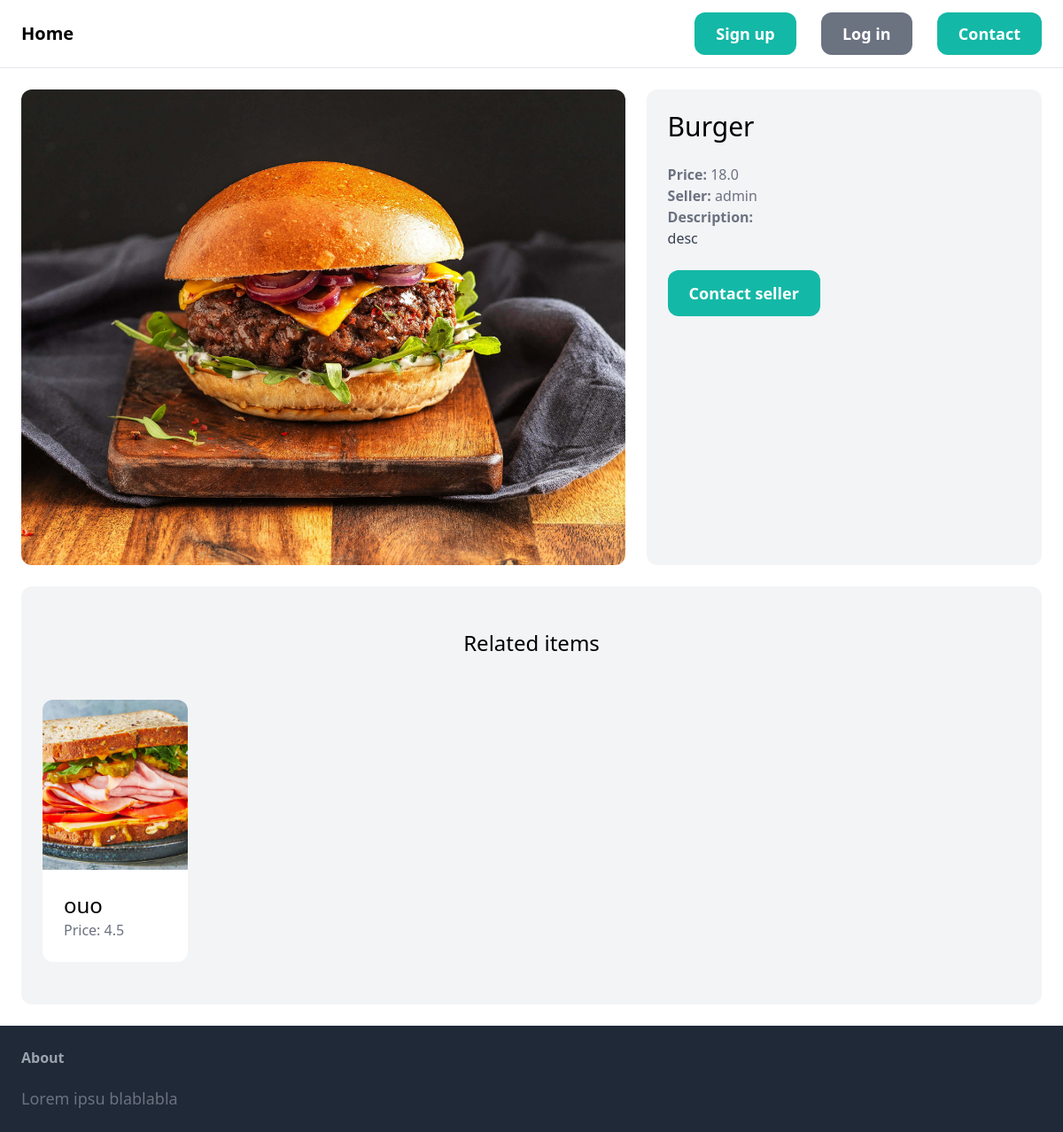
Page /items/1/ on the committed database.
### item/models.py (models this page shows, shortened)
class Item(models.Model):
    category = models.ForeignKey(Category, related_name='items', on_delete=models.CASCADE)
    name = models.CharField(max_length=255)
    description = models.TextField(blank=True, null=True)
    price = models.FloatField()
    image = models.ImageField(upload_to='item_images', blank=True, null=True)
    is_sold = models.BooleanField(default=False)
    created_by = models.ForeignKey(User, related_name='items', on_delete=models.CASCADE)
    create_at=models.DateTimeField(auto_now_add=True)
    class Meta:
        ordering = ('name',)

### item/views.py (the view)
# urls.py: path('<int:pk>/', views.detail, name="detail"),
def detail(request, pk):
    item = get_object_or_404(Item, pk=pk)
    related_items = Item.objects.filter(category=item.category, is_sold=False).exclude(pk=pk)[0:3]
    return render(request, 'item/detail.html', {
        'item': item,
        'related_items': related_items
    })

### item/templates/item/detail.html (shortened to what this page needs)
{% extends 'core/base.html' %}
{% block content %}
<div class="grid grid-cols-5 gap-6">
    <div class="col-span-3">
        {% if item.image %}
            <img src="{{ item.image.url }}" class="rounded-xl">
        {% endif %}
    </div>
    <div class="col-span-2 p-6 bg-gray-100 rounded-xl">
        <h1 class="mb-6 text-3xl">{{ item.name }}</h1>
        <p class="text-gray-500"><strong>Price: </strong>{{ item.price }}</p>
        <p class="text-gray-500"><strong>Seller: </strong>{{ item.created_by.username }}</p>
        {% if item.description %}
            <p class="text-gray-700">
                <strong class="text-gray-500">Description:</strong><br/>
                {{ item.description }}
            </p>
        {% endif %}
        <a href="#" class="inline-block mt-6 px-6 py-3 text-lg font-semibold bg-teal-500 text-white rounded-xl hover:bg-teal-700">Contact seller</a>
    </div>
</div>
{% if related_items.count > 0 %}
<div class="mt-6 px-6 py-12 bg-gray-100 rounded-xl">
    <h2 class="mb-12 text-2xl text-center">Related items</h2>
    <div class="grid grid-cols-6 gap-6">
        {% for item in related_items %}
            <div>
                <a href="{% url 'item:detail' item.id %}">
                    <div class="">
                        {% if item.image %}
                            <img src="{{ item.image.url}}" class="rounded-t-xl object-cover h-48 w-96">
                        {% endif %}
                    </div>
                    <div class="p-6 bg-white rounded-b-xl">
                        <h2 class="text-2xl">{{ item.name }}</h2>
                        <p class="text-gray-500">Price: {{ item.price }}</p>
                    </div>
                </a>
            </div>
        {% endfor%}
    </div>
</div>
{% endif %}
{% endblock %}

### rows in the picture
Item: image (picture), name "Burger", price "18.0", created_by.username "admin", description "desc"
Item: image (picture), name "ouo", price "4.5"
